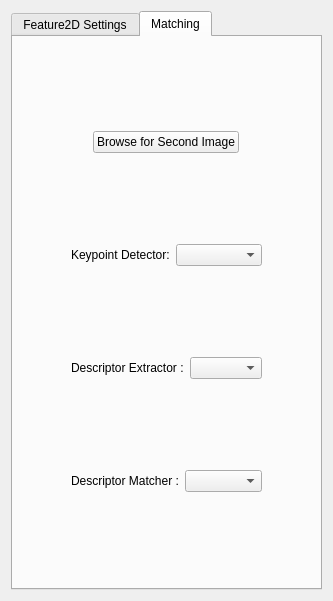
<?xml version="1.0" encoding="UTF-8"?>
<ui version="4.0">
 <class>PluginGui</class>
 <widget class="QWidget" name="PluginGui">
  <property name="geometry">
   <rect>
    <x>0</x>
    <y>0</y>
    <width>333</width>
    <height>601</height>
   </rect>
  </property>
  <property name="windowTitle">
   <string>Form</string>
  </property>
  <layout class="QGridLayout" name="gridLayout">
   <item row="0" column="0">
    <widget class="QTabWidget" name="tabWidget">
     <property name="currentIndex">
      <number>1</number>
     </property>
     <widget class="QWidget" name="tab">
      <attribute name="title">
       <string>Feature2D Settings</string>
      </attribute>
      <layout class="QGridLayout" name="gridLayout_8">
       <item row="0" column="0">
        <widget class="QToolBox" name="toolBox">
         <property name="currentIndex">
          <number>1</number>
         </property>
         <widget class="QWidget" name="page">
          <property name="geometry">
           <rect>
            <x>0</x>
            <y>0</y>
            <width>293</width>
            <height>348</height>
           </rect>
          </property>
          <attribute name="label">
           <string>AGAST</string>
          </attribute>
          <layout class="QGridLayout" name="gridLayout_2">
           <item row="0" column="1">
            <widget class="QSpinBox" name="agastThreshSpin">
             <property name="maximum">
              <number>255</number>
             </property>
             <property name="value">
              <number>10</number>
             </property>
            </widget>
           </item>
           <item row="0" column="0">
            <widget class="QLabel" name="label">
             <property name="sizePolicy">
              <sizepolicy hsizetype="Fixed" vsizetype="Preferred">
               <horstretch>0</horstretch>
               <verstretch>0</verstretch>
              </sizepolicy>
             </property>
             <property name="text">
              <string>Threshold :</string>
             </property>
            </widget>
           </item>
           <item row="1" column="0" colspan="2">
            <widget class="QCheckBox" name="agastNonmaxCheck">
             <property name="text">
              <string>Nonmax Suppression</string>
             </property>
            </widget>
           </item>
           <item row="2" column="0">
            <widget class="QLabel" name="label_2">
             <property name="sizePolicy">
              <sizepolicy hsizetype="Fixed" vsizetype="Preferred">
               <horstretch>0</horstretch>
               <verstretch>0</verstretch>
              </sizepolicy>
             </property>
             <property name="text">
              <string>Type :</string>
             </property>
            </widget>
           </item>
           <item row="2" column="1">
            <widget class="QComboBox" name="agastTypeCombo"/>
           </item>
          </layout>
         </widget>
         <widget class="QWidget" name="page_2">
          <property name="geometry">
           <rect>
            <x>0</x>
            <y>0</y>
            <width>293</width>
            <height>348</height>
           </rect>
          </property>
          <attribute name="label">
           <string>KAZE &amp;&amp; AKAZE</string>
          </attribute>
          <layout class="QGridLayout" name="gridLayout_3">
           <item row="2" column="0" colspan="2">
            <widget class="QCheckBox" name="kazeUprightCheck">
             <property name="text">
              <string>Upright</string>
             </property>
            </widget>
           </item>
           <item row="5" column="0">
            <widget class="QLabel" name="label_4">
             <property name="sizePolicy">
              <sizepolicy hsizetype="Fixed" vsizetype="Preferred">
               <horstretch>0</horstretch>
               <verstretch>0</verstretch>
              </sizepolicy>
             </property>
             <property name="text">
              <string>Nr. of Octaves :</string>
             </property>
             <property name="wordWrap">
              <bool>true</bool>
             </property>
            </widget>
           </item>
           <item row="6" column="0">
            <widget class="QLabel" name="label_5">
             <property name="sizePolicy">
              <sizepolicy hsizetype="Fixed" vsizetype="Preferred">
               <horstretch>0</horstretch>
               <verstretch>0</verstretch>
              </sizepolicy>
             </property>
             <property name="text">
              <string>Nr. of Octave Layers :</string>
             </property>
             <property name="wordWrap">
              <bool>true</bool>
             </property>
            </widget>
           </item>
           <item row="3" column="0">
            <widget class="QLabel" name="label_6">
             <property name="sizePolicy">
              <sizepolicy hsizetype="Fixed" vsizetype="Preferred">
               <horstretch>0</horstretch>
               <verstretch>0</verstretch>
              </sizepolicy>
             </property>
             <property name="text">
              <string>Descriptor Type :</string>
             </property>
             <property name="wordWrap">
              <bool>true</bool>
             </property>
            </widget>
           </item>
           <item row="6" column="1">
            <widget class="QSpinBox" name="kazeLayerSpin">
             <property name="maximum">
              <number>999</number>
             </property>
             <property name="value">
              <number>4</number>
             </property>
            </widget>
           </item>
           <item row="3" column="1">
            <widget class="QComboBox" name="akazeDescriptCombo"/>
           </item>
           <item row="1" column="0" colspan="2">
            <widget class="QCheckBox" name="kazeExtendCheck">
             <property name="text">
              <string>Extended</string>
             </property>
            </widget>
           </item>
           <item row="5" column="1">
            <widget class="QSpinBox" name="kazeOctaveSpin">
             <property name="maximum">
              <number>999</number>
             </property>
             <property name="value">
              <number>4</number>
             </property>
            </widget>
           </item>
           <item row="0" column="0" colspan="2">
            <widget class="QCheckBox" name="kazeAcceleratedCheck">
             <property name="text">
              <string>Accelerated</string>
             </property>
            </widget>
           </item>
           <item row="4" column="0">
            <widget class="QLabel" name="label_3">
             <property name="sizePolicy">
              <sizepolicy hsizetype="Fixed" vsizetype="Preferred">
               <horstretch>0</horstretch>
               <verstretch>0</verstretch>
              </sizepolicy>
             </property>
             <property name="text">
              <string>Threshold :</string>
             </property>
             <property name="wordWrap">
              <bool>true</bool>
             </property>
            </widget>
           </item>
           <item row="4" column="1">
            <widget class="QDoubleSpinBox" name="kazeThreshSpin">
             <property name="decimals">
              <number>6</number>
             </property>
             <property name="maximum">
              <double>10.000000000000000</double>
             </property>
             <property name="singleStep">
              <double>0.000100000000000</double>
             </property>
             <property name="value">
              <double>0.000100000000000</double>
             </property>
            </widget>
           </item>
           <item row="7" column="0">
            <widget class="QLabel" name="label_7">
             <property name="text">
              <string>Diffusivity :</string>
             </property>
             <property name="wordWrap">
              <bool>true</bool>
             </property>
            </widget>
           </item>
           <item row="7" column="1">
            <widget class="QComboBox" name="kazeDiffCombo"/>
           </item>
          </layout>
         </widget>
         <widget class="QWidget" name="page_3">
          <property name="geometry">
           <rect>
            <x>0</x>
            <y>0</y>
            <width>293</width>
            <height>348</height>
           </rect>
          </property>
          <attribute name="label">
           <string>BRISK</string>
          </attribute>
          <layout class="QGridLayout" name="gridLayout_4">
           <item row="0" column="0">
            <widget class="QLabel" name="label_8">
             <property name="sizePolicy">
              <sizepolicy hsizetype="Fixed" vsizetype="Preferred">
               <horstretch>0</horstretch>
               <verstretch>0</verstretch>
              </sizepolicy>
             </property>
             <property name="text">
              <string>Threshold :</string>
             </property>
            </widget>
           </item>
           <item row="0" column="1">
            <widget class="QSpinBox" name="briskThreshSpin">
             <property name="maximum">
              <number>999</number>
             </property>
             <property name="value">
              <number>30</number>
             </property>
            </widget>
           </item>
           <item row="1" column="0">
            <widget class="QLabel" name="label_9">
             <property name="sizePolicy">
              <sizepolicy hsizetype="Fixed" vsizetype="Preferred">
               <horstretch>0</horstretch>
               <verstretch>0</verstretch>
              </sizepolicy>
             </property>
             <property name="text">
              <string>Octaves :</string>
             </property>
            </widget>
           </item>
           <item row="2" column="0">
            <widget class="QLabel" name="label_10">
             <property name="sizePolicy">
              <sizepolicy hsizetype="Fixed" vsizetype="Preferred">
               <horstretch>0</horstretch>
               <verstretch>0</verstretch>
              </sizepolicy>
             </property>
             <property name="text">
              <string>Pattern Scale :</string>
             </property>
            </widget>
           </item>
           <item row="1" column="1">
            <widget class="QSpinBox" name="briskOctaveSpin">
             <property name="value">
              <number>3</number>
             </property>
            </widget>
           </item>
           <item row="2" column="1">
            <widget class="QDoubleSpinBox" name="briskScaleSpin">
             <property name="value">
              <double>1.000000000000000</double>
             </property>
            </widget>
           </item>
          </layout>
         </widget>
         <widget class="QWidget" name="page_4">
          <property name="geometry">
           <rect>
            <x>0</x>
            <y>0</y>
            <width>293</width>
            <height>348</height>
           </rect>
          </property>
          <attribute name="label">
           <string>FAST</string>
          </attribute>
          <layout class="QGridLayout" name="gridLayout_5">
           <item row="2" column="0">
            <widget class="QLabel" name="label_12">
             <property name="sizePolicy">
              <sizepolicy hsizetype="Fixed" vsizetype="Preferred">
               <horstretch>0</horstretch>
               <verstretch>0</verstretch>
              </sizepolicy>
             </property>
             <property name="text">
              <string>Type :</string>
             </property>
            </widget>
           </item>
           <item row="0" column="0">
            <widget class="QLabel" name="label_11">
             <property name="sizePolicy">
              <sizepolicy hsizetype="Fixed" vsizetype="Preferred">
               <horstretch>0</horstretch>
               <verstretch>0</verstretch>
              </sizepolicy>
             </property>
             <property name="text">
              <string>Threshold :</string>
             </property>
            </widget>
           </item>
           <item row="1" column="0" colspan="3">
            <widget class="QCheckBox" name="fastNonmaxCheck">
             <property name="text">
              <string>Nonmax Suppression</string>
             </property>
            </widget>
           </item>
           <item row="0" column="1" colspan="2">
            <widget class="QSpinBox" name="fastThreshSpin">
             <property name="value">
              <number>10</number>
             </property>
            </widget>
           </item>
           <item row="2" column="1" colspan="2">
            <widget class="QComboBox" name="fastTypeCombo"/>
           </item>
          </layout>
         </widget>
         <widget class="QWidget" name="page_5">
          <property name="geometry">
           <rect>
            <x>0</x>
            <y>0</y>
            <width>293</width>
            <height>348</height>
           </rect>
          </property>
          <attribute name="label">
           <string>GFTT &amp;&amp; Harris</string>
          </attribute>
          <layout class="QGridLayout" name="gridLayout_6">
           <item row="0" column="0" colspan="2">
            <widget class="QCheckBox" name="harrisCheck">
             <property name="text">
              <string>Use Harris</string>
             </property>
            </widget>
           </item>
           <item row="4" column="0">
            <widget class="QLabel" name="label_16">
             <property name="sizePolicy">
              <sizepolicy hsizetype="Fixed" vsizetype="Preferred">
               <horstretch>0</horstretch>
               <verstretch>0</verstretch>
              </sizepolicy>
             </property>
             <property name="text">
              <string>Min Distance :</string>
             </property>
            </widget>
           </item>
           <item row="2" column="0">
            <widget class="QLabel" name="label_14">
             <property name="sizePolicy">
              <sizepolicy hsizetype="Fixed" vsizetype="Preferred">
               <horstretch>0</horstretch>
               <verstretch>0</verstretch>
              </sizepolicy>
             </property>
             <property name="text">
              <string>Block Size :</string>
             </property>
            </widget>
           </item>
           <item row="3" column="0">
            <widget class="QLabel" name="label_15">
             <property name="sizePolicy">
              <sizepolicy hsizetype="Fixed" vsizetype="Preferred">
               <horstretch>0</horstretch>
               <verstretch>0</verstretch>
              </sizepolicy>
             </property>
             <property name="text">
              <string>Max Features :</string>
             </property>
            </widget>
           </item>
           <item row="1" column="0">
            <widget class="QLabel" name="label_13">
             <property name="sizePolicy">
              <sizepolicy hsizetype="Fixed" vsizetype="Preferred">
               <horstretch>0</horstretch>
               <verstretch>0</verstretch>
              </sizepolicy>
             </property>
             <property name="text">
              <string>K :</string>
             </property>
            </widget>
           </item>
           <item row="5" column="0">
            <widget class="QLabel" name="label_17">
             <property name="sizePolicy">
              <sizepolicy hsizetype="Fixed" vsizetype="Preferred">
               <horstretch>0</horstretch>
               <verstretch>0</verstretch>
              </sizepolicy>
             </property>
             <property name="text">
              <string>Quality Level :</string>
             </property>
            </widget>
           </item>
           <item row="2" column="1">
            <widget class="QSpinBox" name="gfttBlockSpin">
             <property name="value">
              <number>3</number>
             </property>
            </widget>
           </item>
           <item row="1" column="1">
            <widget class="QDoubleSpinBox" name="harrisKSpin">
             <property name="decimals">
              <number>5</number>
             </property>
             <property name="singleStep">
              <double>0.010000000000000</double>
             </property>
             <property name="value">
              <double>0.040000000000000</double>
             </property>
            </widget>
           </item>
           <item row="3" column="1">
            <widget class="QSpinBox" name="gfttMaxSpin">
             <property name="maximum">
              <number>999999</number>
             </property>
             <property name="value">
              <number>1000</number>
             </property>
            </widget>
           </item>
           <item row="5" column="1">
            <widget class="QDoubleSpinBox" name="gfttQualitySpin">
             <property name="decimals">
              <number>5</number>
             </property>
             <property name="maximum">
              <double>999.000000000000000</double>
             </property>
             <property name="singleStep">
              <double>0.010000000000000</double>
             </property>
             <property name="value">
              <double>0.010000000000000</double>
             </property>
            </widget>
           </item>
           <item row="4" column="1">
            <widget class="QDoubleSpinBox" name="gfttDistSpin">
             <property name="decimals">
              <number>5</number>
             </property>
             <property name="maximum">
              <double>99999.000000000000000</double>
             </property>
             <property name="value">
              <double>1.000000000000000</double>
             </property>
            </widget>
           </item>
          </layout>
          <zorder>label_13</zorder>
          <zorder>label_14</zorder>
          <zorder>label_15</zorder>
          <zorder>label_16</zorder>
          <zorder>label_17</zorder>
          <zorder>gfttBlockSpin</zorder>
          <zorder>harrisKSpin</zorder>
          <zorder>gfttMaxSpin</zorder>
          <zorder>gfttQualitySpin</zorder>
          <zorder>gfttDistSpin</zorder>
          <zorder>harrisCheck</zorder>
         </widget>
         <widget class="QWidget" name="page_6">
          <property name="geometry">
           <rect>
            <x>0</x>
            <y>0</y>
            <width>293</width>
            <height>348</height>
           </rect>
          </property>
          <attribute name="label">
           <string>ORB</string>
          </attribute>
          <layout class="QGridLayout" name="gridLayout_7">
           <item row="3" column="1">
            <widget class="QSpinBox" name="orbPatchSpin">
             <property name="value">
              <number>31</number>
             </property>
            </widget>
           </item>
           <item row="1" column="0">
            <widget class="QLabel" name="label_19">
             <property name="sizePolicy">
              <sizepolicy hsizetype="Fixed" vsizetype="Preferred">
               <horstretch>0</horstretch>
               <verstretch>0</verstretch>
              </sizepolicy>
             </property>
             <property name="text">
              <string>Scale Factor :</string>
             </property>
            </widget>
           </item>
           <item row="4" column="1">
            <widget class="QSpinBox" name="orbWtaSpin">
             <property name="value">
              <number>2</number>
             </property>
            </widget>
           </item>
           <item row="6" column="0">
            <widget class="QLabel" name="label_24">
             <property name="sizePolicy">
              <sizepolicy hsizetype="Fixed" vsizetype="Preferred">
               <horstretch>0</horstretch>
               <verstretch>0</verstretch>
              </sizepolicy>
             </property>
             <property name="text">
              <string>Fast Threshold :</string>
             </property>
            </widget>
           </item>
           <item row="3" column="0">
            <widget class="QLabel" name="label_21">
             <property name="sizePolicy">
              <sizepolicy hsizetype="Fixed" vsizetype="Preferred">
               <horstretch>0</horstretch>
               <verstretch>0</verstretch>
              </sizepolicy>
             </property>
             <property name="text">
              <string>Patch Size :</string>
             </property>
            </widget>
           </item>
           <item row="2" column="0">
            <widget class="QLabel" name="label_20">
             <property name="sizePolicy">
              <sizepolicy hsizetype="Fixed" vsizetype="Preferred">
               <horstretch>0</horstretch>
               <verstretch>0</verstretch>
              </sizepolicy>
             </property>
             <property name="text">
              <string>Nr. of Levels :</string>
             </property>
            </widget>
           </item>
           <item row="1" column="1">
            <widget class="QDoubleSpinBox" name="orbScaleSpin">
             <property name="value">
              <double>1.200000000000000</double>
             </property>
            </widget>
           </item>
           <item row="0" column="0">
            <widget class="QLabel" name="label_18">
             <property name="sizePolicy">
              <sizepolicy hsizetype="Fixed" vsizetype="Preferred">
               <horstretch>0</horstretch>
               <verstretch>0</verstretch>
              </sizepolicy>
             </property>
             <property name="text">
              <string>Nr. of Features :</string>
             </property>
            </widget>
           </item>
           <item row="0" column="1">
            <widget class="QSpinBox" name="orbFeaturesSpin">
             <property name="maximum">
              <number>9999</number>
             </property>
             <property name="value">
              <number>500</number>
             </property>
            </widget>
           </item>
           <item row="2" column="1">
            <widget class="QSpinBox" name="orbLevelsSpin">
             <property name="value">
              <number>8</number>
             </property>
            </widget>
           </item>
           <item row="4" column="0">
            <widget class="QLabel" name="label_22">
             <property name="sizePolicy">
              <sizepolicy hsizetype="Fixed" vsizetype="Preferred">
               <horstretch>0</horstretch>
               <verstretch>0</verstretch>
              </sizepolicy>
             </property>
             <property name="text">
              <string>WTA K:</string>
             </property>
            </widget>
           </item>
           <item row="5" column="0" colspan="2">
            <widget class="QCheckBox" name="orbFastCheck">
             <property name="text">
              <string>FAST (Instead of Harris)</string>
             </property>
            </widget>
           </item>
           <item row="6" column="1">
            <widget class="QSpinBox" name="orbFastSpin">
             <property name="maximum">
              <number>999</number>
             </property>
             <property name="value">
              <number>20</number>
             </property>
            </widget>
           </item>
          </layout>
         </widget>
        </widget>
       </item>
      </layout>
     </widget>
     <widget class="QWidget" name="tab_2">
      <attribute name="title">
       <string>Matching</string>
      </attribute>
      <layout class="QGridLayout" name="gridLayout_9">
       <item row="1" column="0">
        <layout class="QHBoxLayout" name="horizontalLayout_4">
         <item>
          <widget class="QPushButton" name="browseBtn">
           <property name="sizePolicy">
            <sizepolicy hsizetype="Fixed" vsizetype="Fixed">
             <horstretch>0</horstretch>
             <verstretch>0</verstretch>
            </sizepolicy>
           </property>
           <property name="text">
            <string>Browse for Second Image</string>
           </property>
          </widget>
         </item>
        </layout>
       </item>
       <item row="2" column="0">
        <layout class="QHBoxLayout" name="horizontalLayout">
         <item>
          <widget class="QLabel" name="label_23">
           <property name="sizePolicy">
            <sizepolicy hsizetype="Fixed" vsizetype="Preferred">
             <horstretch>0</horstretch>
             <verstretch>0</verstretch>
            </sizepolicy>
           </property>
           <property name="text">
            <string>Keypoint Detector:</string>
           </property>
          </widget>
         </item>
         <item>
          <widget class="QComboBox" name="keypointCombo"/>
         </item>
        </layout>
       </item>
       <item row="3" column="0">
        <layout class="QHBoxLayout" name="horizontalLayout_2">
         <item>
          <widget class="QLabel" name="label_25">
           <property name="sizePolicy">
            <sizepolicy hsizetype="Fixed" vsizetype="Preferred">
             <horstretch>0</horstretch>
             <verstretch>0</verstretch>
            </sizepolicy>
           </property>
           <property name="text">
            <string>Descriptor Extractor :</string>
           </property>
          </widget>
         </item>
         <item>
          <widget class="QComboBox" name="descriptorCombo"/>
         </item>
        </layout>
       </item>
       <item row="4" column="0">
        <layout class="QHBoxLayout" name="horizontalLayout_3">
         <item>
          <widget class="QLabel" name="label_26">
           <property name="sizePolicy">
            <sizepolicy hsizetype="Fixed" vsizetype="Preferred">
             <horstretch>0</horstretch>
             <verstretch>0</verstretch>
            </sizepolicy>
           </property>
           <property name="text">
            <string>Descriptor Matcher :</string>
           </property>
          </widget>
         </item>
         <item>
          <widget class="QComboBox" name="matcherCombo"/>
         </item>
        </layout>
       </item>
      </layout>
     </widget>
    </widget>
   </item>
  </layout>
 </widget>
 <resources/>
 <connections/>
</ui>
